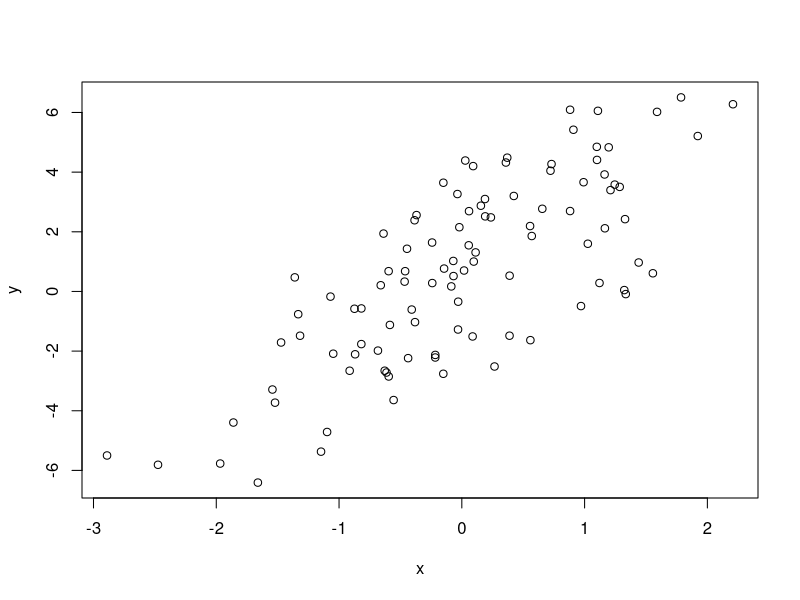

Recreate this plot in R.
#generating random numbers from a linear model

set.seed(20)

#set x variable

x <- rnorm(100)

# set epsilon variable

e <- rnorm(100,0,2)

# create formula

y <- 0.5 + 2 * x + e

summary(y)

plot(x,y)